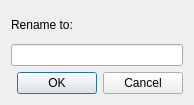
<?xml version="1.0" encoding="UTF-8"?>
<ui version="4.0">
 <class>Multi_Rename_Dialog</class>
 <widget class="QDialog" name="Multi_Rename_Dialog">
  <property name="geometry">
   <rect>
    <x>0</x>
    <y>0</y>
    <width>194</width>
    <height>105</height>
   </rect>
  </property>
  <property name="minimumSize">
   <size>
    <width>194</width>
    <height>105</height>
   </size>
  </property>
  <property name="maximumSize">
   <size>
    <width>300</width>
    <height>150</height>
   </size>
  </property>
  <property name="windowTitle">
   <string>Dialog</string>
  </property>
  <layout class="QGridLayout" name="gridLayout">
   <item row="2" column="0">
    <widget class="QDialogButtonBox" name="RenamebuttonBox">
     <property name="orientation">
      <enum>Qt::Horizontal</enum>
     </property>
     <property name="standardButtons">
      <set>QDialogButtonBox::Cancel|QDialogButtonBox::Ok</set>
     </property>
    </widget>
   </item>
   <item row="0" column="0">
    <widget class="QLabel" name="RnameLabel">
     <property name="text">
      <string>Rename to:</string>
     </property>
    </widget>
   </item>
   <item row="1" column="0">
    <widget class="QLineEdit" name="RenamelineEdit"/>
   </item>
  </layout>
 </widget>
 <resources/>
 <connections>
  <connection>
   <sender>RenamebuttonBox</sender>
   <signal>accepted()</signal>
   <receiver>Multi_Rename_Dialog</receiver>
   <slot>accept()</slot>
   <hints>
    <hint type="sourcelabel">
     <x>248</x>
     <y>254</y>
    </hint>
    <hint type="destinationlabel">
     <x>157</x>
     <y>274</y>
    </hint>
   </hints>
  </connection>
  <connection>
   <sender>RenamebuttonBox</sender>
   <signal>rejected()</signal>
   <receiver>Multi_Rename_Dialog</receiver>
   <slot>reject()</slot>
   <hints>
    <hint type="sourcelabel">
     <x>316</x>
     <y>260</y>
    </hint>
    <hint type="destinationlabel">
     <x>286</x>
     <y>274</y>
    </hint>
   </hints>
  </connection>
 </connections>
</ui>
